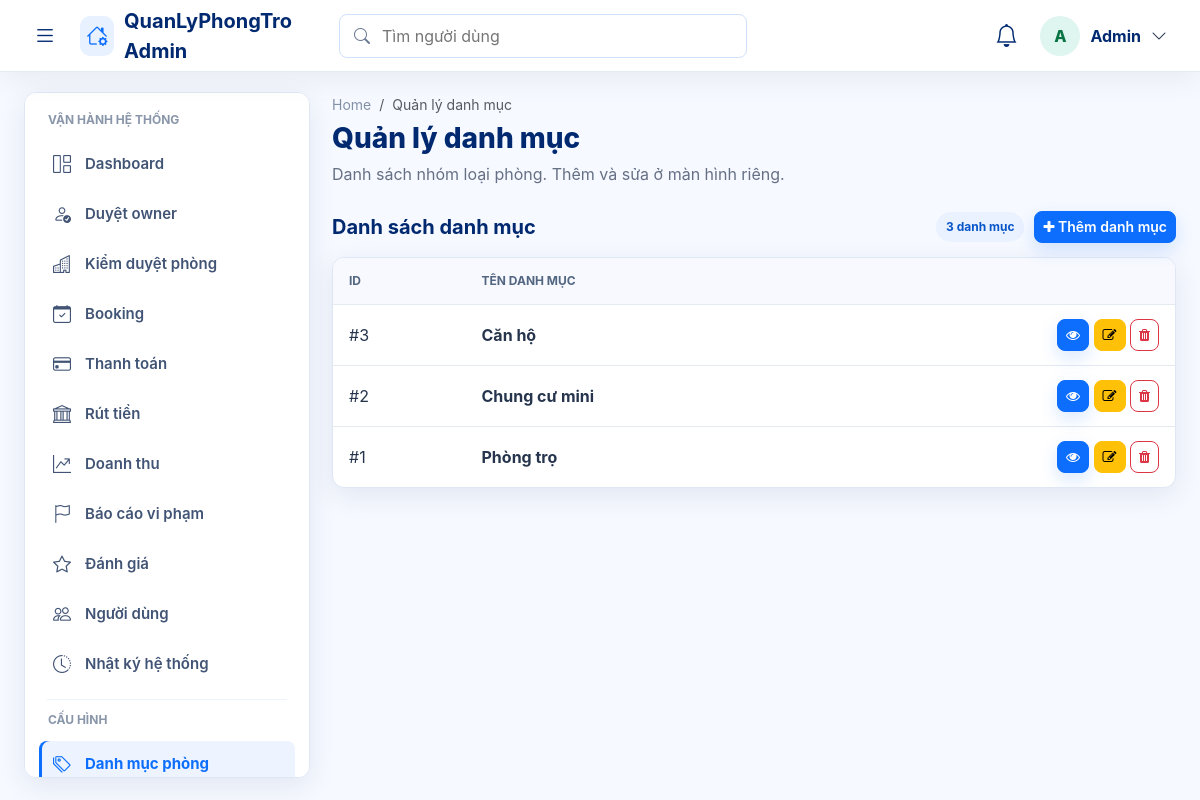
Screenshot of /public/admin/categories.php (signed in) with the database file from the repository.
### tables this page shows
CREATE TABLE `categories` (
  `id` int(11) NOT NULL,
  `name` varchar(255) DEFAULT NULL
);

### public/admin_init.php (called while the page is built, shortened)
<?php
require_once __DIR__ . '/../config/database.php';
require_once __DIR__ . '/../core/Database.php';
require_once __DIR__ . '/../core/Payment.php';
require_once __DIR__ . '/../core/Category.php';
require_once __DIR__ . '/../app/controller/CategoryController.php';
require_once __DIR__ . '/../app/controller/ActivityLogController.php';
$db = new Database($conn);
?>

### app/controller/CategoryController.php (called while the page is built, shortened)
<?php
class CategoryController
{
    private $category;
    public function __construct($db, $activityLog = null)
    {
        $this->category = new Category($db);
    }
    public function listCategories()
    {
        $categories = $this->category->getAll();
        return ['categories' => $categories];
    }
}

### core/Category.php (called while the page is built, shortened)
<?php
class Category {
    private $db;
    public function __construct($database) {
        $this->db = $database;
    }
    public function getAll() {
        $sql = "SELECT * FROM categories ORDER BY name ASC";
        return $this->db->getRows($sql);
    }
}
?>

### core/Database.php (called while the page is built, shortened)
<?php
class Database {
    private $conn;
    public function __construct($connection) {
        $this->conn = $connection;
    }
    public function getRows($sql) {
        $result = $this->conn->query($sql);
        if ($result && $result->num_rows > 0) {
            $rows = [];
            while ($row = $result->fetch_assoc()) {
                $rows[] = $row;
            }
            return $rows;
        }
        return [];
    }
}
?>

### public/admin/categories.php (the view, shortened to what this page needs)
<?php
require_once __DIR__ . '/../admin_init.php';
require_once __DIR__ . '/layout.php';
$controller = new CategoryController($db, new ActivityLog($db));
$data = $controller->listCategories();
?>
<div class="wb-section-head">
    <h2>Danh sách danh mục</h2>
    <div class="wb-actions">
        <span class="wb-pill"><?php echo count($data['categories'] ?? []); ?> danh mục</span>
        <a href="<?php echo ADMIN_URL; ?>category_create.php" class="btn btn-primary btn-sm"><i class="fa fa-plus"></i> Thêm danh mục</a>
    </div>
</div>
<div class="wb-table-card">
    <?php if (!empty($data['categories'])): ?>
        <table class="wb-table">
            <thead><tr><th>ID</th><th>Tên danh mục</th><th></th></tr></thead>
            <tbody>
                <?php foreach ($data['categories'] as $category): ?>
                    <tr>
                        <td>#<?php echo (int)$category['id']; ?></td>
                        <td class="wb-title"><?php echo admin_e($category['name'] ?? ''); ?></td>
                        <td class="text-end">
                            <a href="<?php echo ADMIN_URL . 'category_detail.php?id=' . (int)$category['id']; ?>" class="btn btn-sm btn-primary"><i class="fa fa-eye"></i></a>
                            <a href="<?php echo ADMIN_URL . 'category_edit.php?id=' . (int)$category['id']; ?>" class="btn btn-sm btn-warning"><i class="fa fa-edit"></i></a>
                            <form method="POST" class="d-inline" onsubmit="return confirm('Xóa danh mục này?');">
                                <button type="submit" class="btn btn-sm btn-outline-danger"><i class="fa fa-trash"></i></button>
                            </form>
                        </td>
                    </tr>
                <?php endforeach; ?>
            </tbody>
        </table>
    <?php else: ?>
        <div class="wb-empty">Chưa có danh mục nào.</div>
    <?php endif; ?>
</div>

### public/assets/css/workbench.css (style rules this page uses)
:root { --wb-bg: #f4f7fb; --wb-surface: #ffffff; --wb-soft: #f8fafc; --wb-text: #101828; --wb-muted: #667085; --wb-border: #e5eaf2; --wb-primary: #2563eb; --wb-primary-dark: #1e40af; --wb-accent: #0e7490; --wb-success: #16a34a; --wb-warning: #f59e0b; --wb-danger: #dc2626; --wb-shadow: 0 18px 50px rgba(15, 23, 42, .07); }
body.workbench { min-height: 100vh; margin: 0; background: var(--wb-bg) !important; color: var(--wb-text); font-family: "Inter", "Segoe UI", Arial, sans-serif; }
.wb-sidebar, .wb-hero, .wb-card, .wb-table-card, .wb-list-card { background: var(--wb-surface); border: 1px solid var(--wb-border); border-radius: 14px; box-shadow: var(--wb-shadow); }
.wb-actions { display: flex; align-items: center; flex-wrap: wrap; gap: 10px; }
.wb-section-head { margin: 26px 0 14px; display: flex; align-items: center; justify-content: space-between; gap: 12px; }
.wb-section-head h2 { margin: 0; font-size: 22px; font-weight: 950; }
.wb-pill { display: inline-flex; align-items: center; gap: 6px; padding: 6px 10px; border-radius: 999px; background: #ecfeff; color: #0f766e; font-size: 12px; font-weight: 850; }
.wb-table { width: 100%; margin: 0; }
.wb-table th, .wb-table td { padding: 14px 16px; border-bottom: 1px solid var(--wb-border); vertical-align: middle; }
.wb-table th { color: var(--wb-muted); background: var(--wb-soft); font-size: 12px; text-transform: uppercase; letter-spacing: .02em; }
.wb-table tr:last-child td { border-bottom: 0; }
.wb-title { color: var(--wb-text); font-weight: 900; }

### public/admin/assets/css/admin.css (style rules this page uses)
:root { --admin-bg: #f6f9ff; --admin-surface: #ffffff; --admin-border: #dfe7f5; --admin-text: #012970; --admin-copy: #26354d; --admin-muted: #667085; --admin-blue: #0d6efd; --admin-cyan: #0891b2; --admin-green: #198754; --admin-amber: #f59e0b; --admin-red: #dc3545; --admin-shadow: 0 8px 28px rgba(1, 41, 112, .09); --admin-sidebar-width: 286px; --admin-sidebar-mini: 86px; --admin-topbar-height: 72px; }
body.admin-body { color: var(--admin-copy); background: var(--admin-bg) !important; font-family: Inter, "Nunito", system-ui, -apple-system, BlinkMacSystemFont, "Segoe UI", sans-serif; }
.admin-body .wb-card, .admin-body .wb-table-card, .admin-body .wb-list-card { border: 1px solid var(--admin-border); border-radius: 12px; box-shadow: var(--admin-shadow); }
.admin-body .wb-section-head { margin-top: 25px; }
.admin-body .wb-section-head h2 { color: var(--admin-text); font-size: 20px; font-weight: 730; }
.admin-body .wb-table-card { overflow-x: auto; background: var(--admin-surface); }
.admin-body .wb-table { min-width: 720px; border-collapse: separate; border-spacing: 0; }
.admin-body .wb-table th { color: #526581; background: #f7f9fe; font-size: 12px; font-weight: 720; letter-spacing: 0; }
.admin-body .wb-table td { color: var(--admin-copy); }
.admin-body .wb-table tbody tr { transition: background .15s ease; }
.admin-body .wb-title { color: var(--admin-text); font-weight: 680; }
.admin-body .wb-pill { border-radius: 999px; background: #eaf1ff; color: #0756c9; font-weight: 720; }
.admin-body .btn { border-radius: 8px; font-weight: 620; }
.admin-body .btn-sm { min-height: 32px; }
.admin-body .btn-primary { box-shadow: 0 7px 18px rgba(13, 110, 253, .16); }

### rows the page displays
categories: id "3", name "Căn hộ"
categories: id "2", name "Chung cư mini"
categories: id "1", name "Phòng trọ"

### other values shown
admin_e($initial !== '' ? $initial : 'A') "A"
admin_e(admin_current_name()) "Admin"
admin_e($item['label']) "Dashboard"
admin_e($item['label']) "Duyệt owner"
admin_e($item['label']) "Kiểm duyệt phòng"
admin_e($item['label']) "Booking"
admin_e($item['label']) "Thanh toán"
admin_e($item['label']) "Rút tiền"
admin_e($item['label']) "Doanh thu"
admin_e($item['label']) "Báo cáo vi phạm"
admin_e($item['label']) "Đánh giá"
admin_e($item['label']) "Người dùng"
admin_e($item['label']) "Nhật ký hệ thống"
admin_e($item['label']) "Danh mục phòng"
admin_e($title) "Quản lý danh mục"
